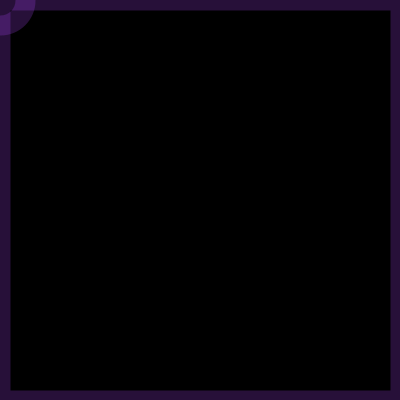
Frame 1 (no input)
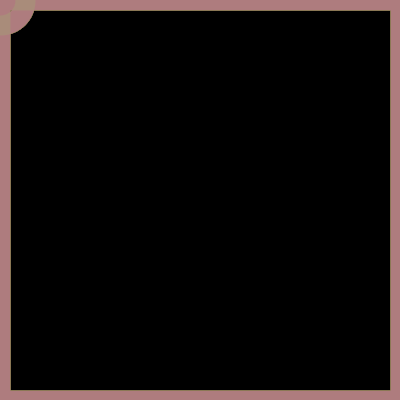
Frame 60 (the mouse pressed at the canvas centre just before this capture)
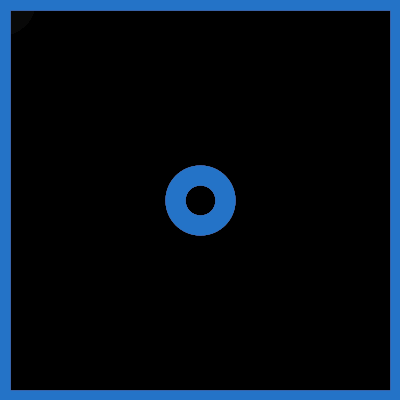
Frame 120 (the mouse held since frame 60 and released just before this capture)

The Processing sketch that drew these frames (run headless with seeded random() and noise(); from frame 60 on, the mouse is pressed at the canvas centre):

// Processing sketch: processing_109674
// ── processing_109674.pde

float r, g, b, a;
int dy=10, dx=10;
boolean upPressed = false, downPressed = false, leftPressed = false, rightPressed = false;

void setup() {
  size(400, 400);//create 400x400 window
  background(0);//set black as bkg
  noFill();
  smooth();
  noCursor();
  frameRate(20);
}

void draw() {
  //draw a translucent rect on top of each frame to create fading effect
  noStroke();
  fill(0, 15);
  rect(0, 0, width, height);

  //set random color and alpha
  r= random(255);
  g= random(255);
  b= random(255);
  a= random(255);

  //draw circles along the cursor
  stroke(r, g, b, a);
  strokeJoin(ROUND);
  strokeWeight(20);
  noFill();
  ellipse(mouseX, mouseY, 50, 50);

  stroke(r, g, b, a);
  rectMode(RADIUS);
  rect(200, 200, 200, 200);

  if (upPressed) {//draw lines on upper part after pressing UP
    for (int y=10; y<=200; y=y+dy) {
      strokeWeight(1);
      stroke(r,g,b);
      line(0, y, width, y);
    }
    upPressed = false;
  }
  
   if (downPressed) {//draw lines on lower part after pressing DOWN
    for (int y=200; y<=height-10; y=y+dy) {
      strokeWeight(1);
      stroke(r,g,b);
      line(0, y, width, y);
    }
    downPressed = false;
  }
  
  if (leftPressed) {//draw lines on left part after pressing LEFT
    for (int x=10; x<=200; x=x+dx) {
      strokeWeight(1);
      stroke(r,g,b);
      line(x, 0, x, height);
    }
    leftPressed = false;
  }
  
  if (rightPressed) {//draw lines on right part after pressing RIGHT
    for (int x=200; x<=height-10; x=x+dx) {
      strokeWeight(1);
      stroke(r,g,b);
      line(x, 0, x, height);
    }
    rightPressed = false;
  }
}

void keyPressed() {
  if (key==CODED) {
    if (keyCode==UP) {
      upPressed = true;
    }else if (keyCode==DOWN) {
      downPressed = true;
    }else if (keyCode==LEFT) {
      leftPressed = true;
    }else if (keyCode==RIGHT) {
      rightPressed = true;
    }
  }
}
